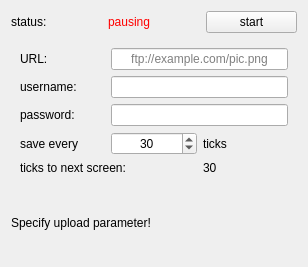
<?xml version="1.0" encoding="UTF-8"?>
<ui version="4.0">
 <class>screenUploaderWindow</class>
 <widget class="QWidget" name="screenUploaderWindow">
  <property name="geometry">
   <rect>
    <x>0</x>
    <y>0</y>
    <width>308</width>
    <height>267</height>
   </rect>
  </property>
  <property name="windowTitle">
   <string>screen uploader</string>
  </property>
  <layout class="QGridLayout" name="gridLayout_2">
   <item row="0" column="0">
    <widget class="QLabel" name="lbl_status_lbl">
     <property name="text">
      <string>status:</string>
     </property>
    </widget>
   </item>
   <item row="0" column="1">
    <widget class="QLabel" name="lbl_status">
     <property name="styleSheet">
      <string notr="true">color: red;</string>
     </property>
     <property name="text">
      <string>pausing</string>
     </property>
    </widget>
   </item>
   <item row="0" column="2">
    <widget class="QPushButton" name="btn_startStop">
     <property name="text">
      <string>start</string>
     </property>
    </widget>
   </item>
   <item row="1" column="0" colspan="3">
    <widget class="QFrame" name="frame_parameter">
     <property name="frameShape">
      <enum>QFrame::NoFrame</enum>
     </property>
     <property name="frameShadow">
      <enum>QFrame::Raised</enum>
     </property>
     <layout class="QGridLayout" name="gridLayout">
      <item row="3" column="1">
       <widget class="QSpinBox" name="spb_ticks">
        <property name="alignment">
         <set>Qt::AlignCenter</set>
        </property>
        <property name="minimum">
         <number>1</number>
        </property>
        <property name="maximum">
         <number>100000</number>
        </property>
        <property name="value">
         <number>30</number>
        </property>
       </widget>
      </item>
      <item row="0" column="1" colspan="2">
       <widget class="QLineEdit" name="txt_url">
        <property name="alignment">
         <set>Qt::AlignCenter</set>
        </property>
        <property name="placeholderText">
         <string>ftp://example.com/pic.png</string>
        </property>
       </widget>
      </item>
      <item row="2" column="0">
       <widget class="QLabel" name="lbl_password_lbl">
        <property name="text">
         <string>password:</string>
        </property>
       </widget>
      </item>
      <item row="1" column="0">
       <widget class="QLabel" name="lbl_username_lbl">
        <property name="text">
         <string>username:</string>
        </property>
       </widget>
      </item>
      <item row="3" column="2">
       <widget class="QLabel" name="lbl_ticks">
        <property name="text">
         <string>ticks</string>
        </property>
       </widget>
      </item>
      <item row="3" column="0">
       <widget class="QLabel" name="lbl_save_lbl">
        <property name="text">
         <string>save every</string>
        </property>
       </widget>
      </item>
      <item row="2" column="1" colspan="2">
       <widget class="QLineEdit" name="txt_password">
        <property name="text">
         <string/>
        </property>
        <property name="echoMode">
         <enum>QLineEdit::Password</enum>
        </property>
        <property name="alignment">
         <set>Qt::AlignCenter</set>
        </property>
       </widget>
      </item>
      <item row="0" column="0">
       <widget class="QLabel" name="lbl_url_lbl">
        <property name="text">
         <string>URL:</string>
        </property>
       </widget>
      </item>
      <item row="1" column="1" colspan="2">
       <widget class="QLineEdit" name="txt_username">
        <property name="alignment">
         <set>Qt::AlignCenter</set>
        </property>
        <property name="placeholderText">
         <string/>
        </property>
       </widget>
      </item>
      <item row="4" column="0" colspan="2">
       <widget class="QLabel" name="lbl_ticksToNextScreen_lbl">
        <property name="text">
         <string>ticks to next screen:</string>
        </property>
       </widget>
      </item>
      <item row="4" column="2">
       <widget class="QLabel" name="lbl_ticksToNextScreen">
        <property name="text">
         <string>30</string>
        </property>
       </widget>
      </item>
     </layout>
    </widget>
   </item>
   <item row="2" column="0" colspan="3">
    <widget class="QLabel" name="lbl_info">
     <property name="text">
      <string>Specify upload parameter!</string>
     </property>
    </widget>
   </item>
  </layout>
 </widget>
 <tabstops>
  <tabstop>btn_startStop</tabstop>
  <tabstop>txt_url</tabstop>
  <tabstop>txt_username</tabstop>
  <tabstop>txt_password</tabstop>
  <tabstop>spb_ticks</tabstop>
 </tabstops>
 <resources/>
 <connections/>
</ui>
